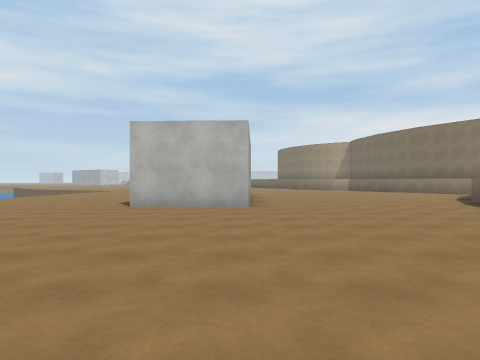
View 1 (above)

24 first-person views from a walk through a 3-D level made in the Unity game engine. The camera is 1.4 m above the floor, looks level and sees 70° across. The floor is counted in squares, 2.4 m on a side. Each view is taken from the middle of a square. On the plan, view 1 faces up. The plan holds only what a view shows up to about 10 squares ahead; the rest is blank. The place goes on beyond the plan. The player character is not drawn. Some surface patterns are stand-ins.

View 2
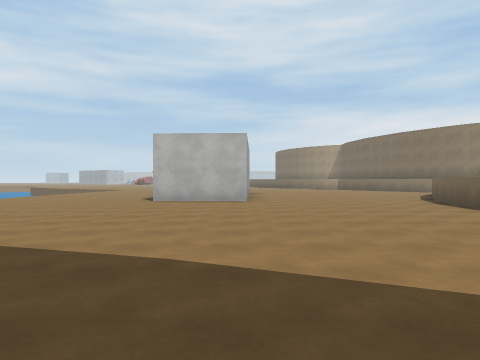

View 3
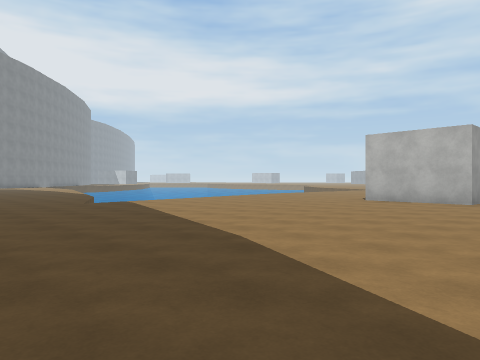

View 4
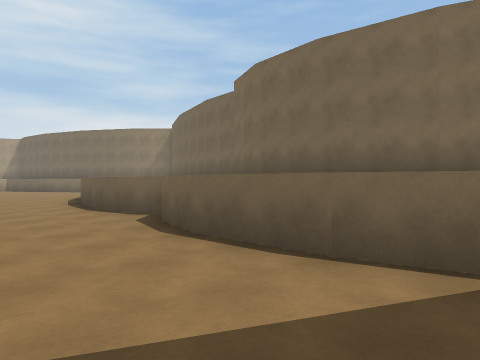

View 5
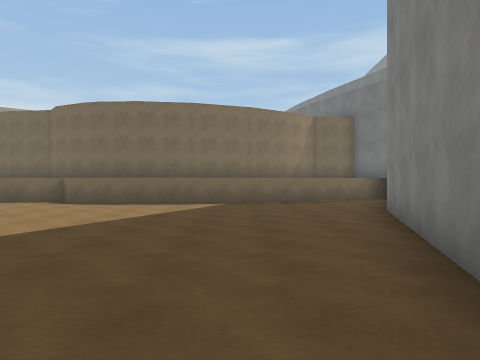

View 6
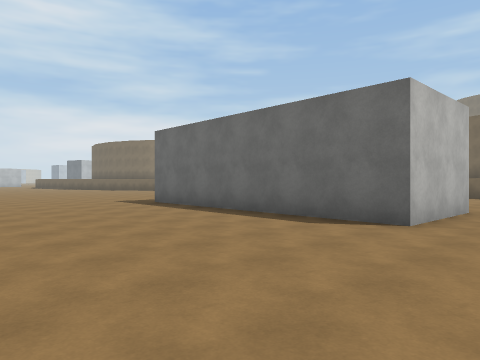

View 7
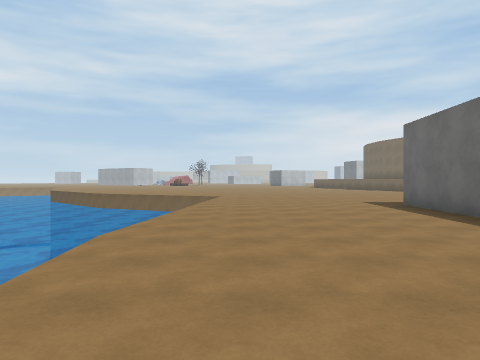

View 8
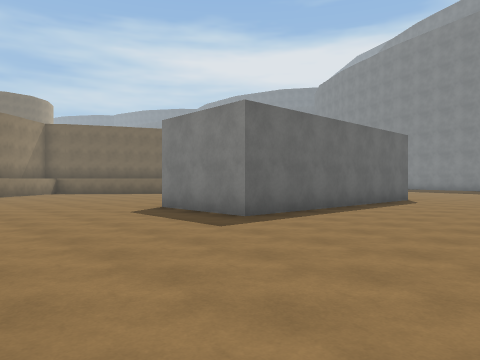

View 9
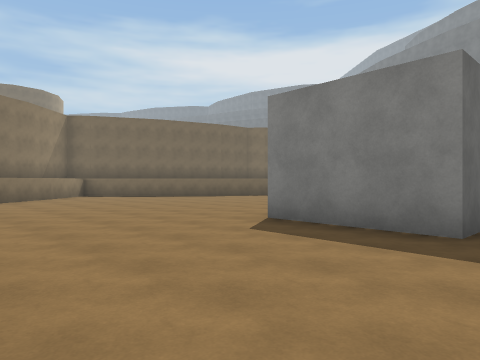

View 10
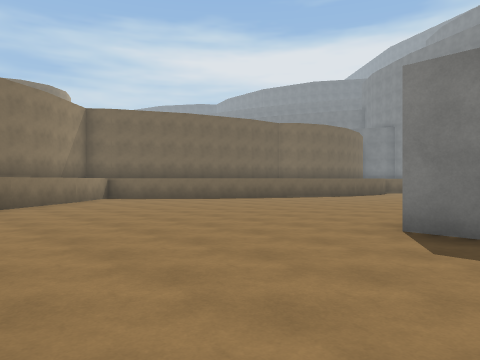

View 11
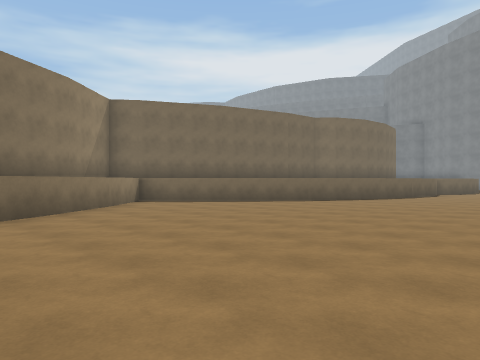

View 12
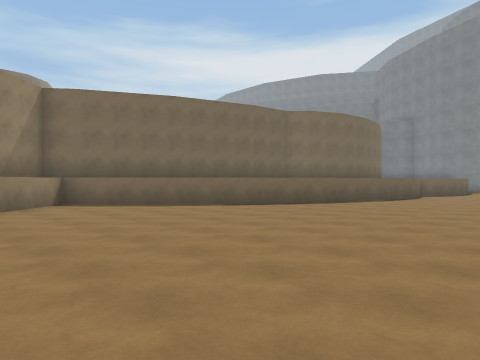

View 13
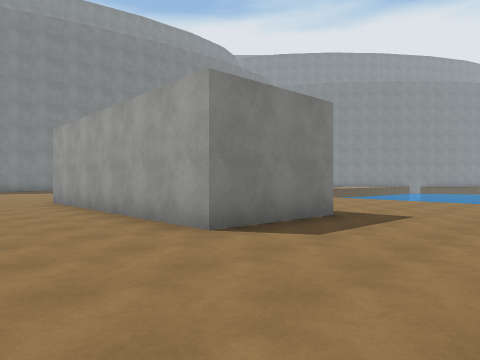

View 14
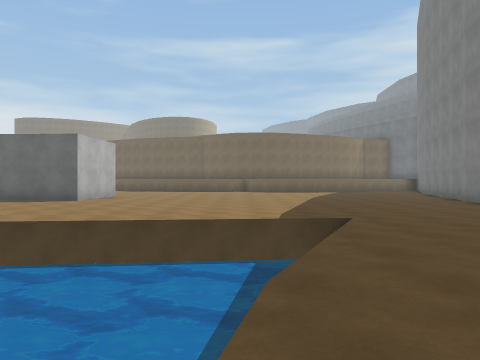

View 15
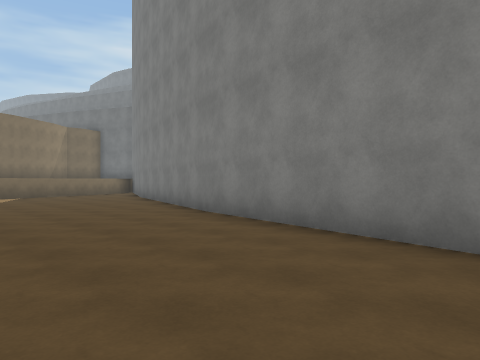

View 16
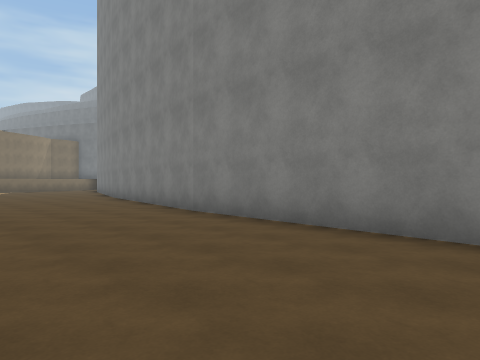

View 17
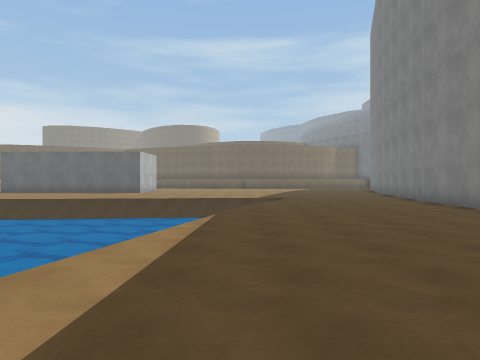

View 18
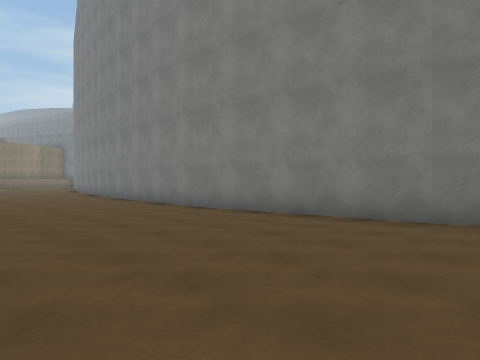

View 19
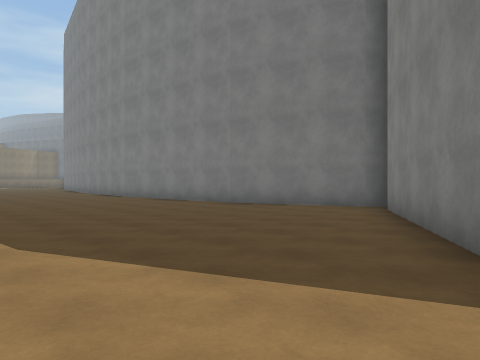

View 20
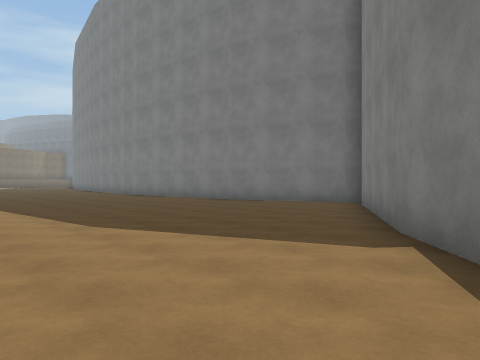

View 21
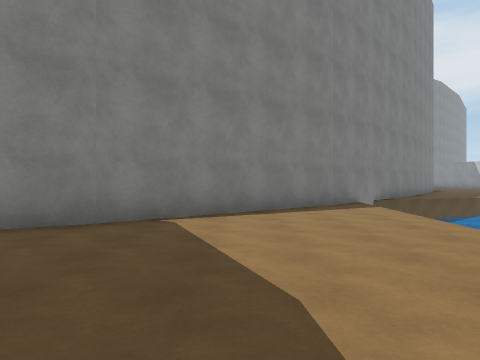

View 22
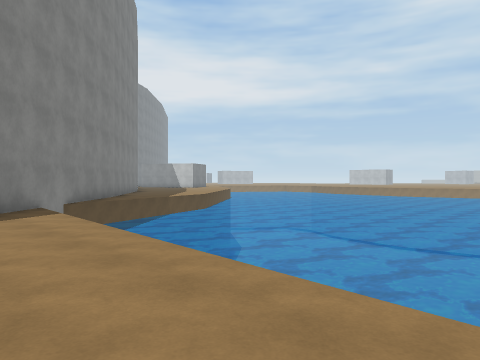

View 23
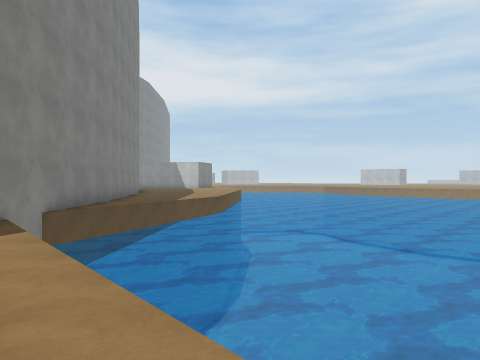

View 24
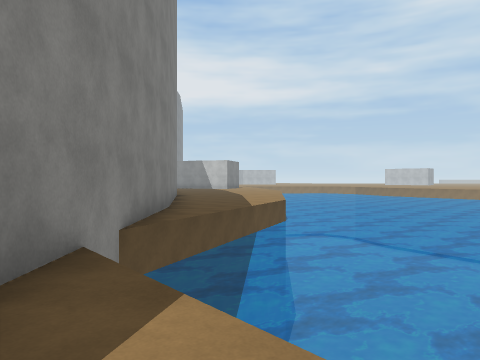

### Floor plan
Key: @ floor where view 1 was taken; # wall or solid block; . floor; ≈ water the walk keeps out of; ^ raised ledge.
Columns run from 34 left of view 1 to 12 right of it. Each row starts with its distance up from view 1.
 18                             ...........
 17       ≈  ≈                  .............##
 16      ≈≈ ≈≈ ≈         ≈≈≈≈≈ ≈..............# ^
 15     ≈≈≈≈≈≈≈≈          ≈≈≈≈ ≈..............###^
 14    ≈≈≈≈≈≈≈≈≈          ≈≈≈≈ ≈....###........###^
 13   ≈≈≈≈≈≈≈≈≈≈           ≈≈≈ .....###.........###
 12  ..≈≈≈≈≈≈≈≈≈≈           ≈≈ .....###........##
 11 ...≈≈≈≈≈≈≈≈≈≈           ≈≈ .....###.......^
 10 #..≈≈≈≈≈≈≈≈≈≈            ≈≈.....###......^
  9 ###.≈≈≈≈≈≈≈≈≈           ≈≈≈.....###.....^^
  8   ##≈≈≈≈≈≈≈≈≈          ≈≈≈≈.....###.....^
  7    ##≈≈≈≈≈≈≈≈        ≈≈≈≈≈≈.............^
  6     ##≈≈≈≈≈≈≈≈      ≈≈≈≈≈≈≈............^
  5      ##.......        ≈≈≈≈≈≈...........^
  4       ##............≈≈  ≈≈≈≈...........^
  3        ##..............≈≈≈≈≈...........^
  2         #.................≈≈...........^
  1         ##.............................^
  0          ##.......................@....^
 -1           #............................^
 -2           ##....###########............^
 -3            #.####         ######.......^
 -4            ###                 ####.....^
 -5                                   ####..^

Where each view was taken, in squares from view 1:
view 1: 0 up, 0 right, facing up
view 2: 2 down, 0 right, facing up
view 3: 2 down, 2 right, facing up-left
view 4: 2 down, 2 right, facing up-right
view 5: 2 down, 4 left, facing right
view 6: 6 up, 7 left, facing up-right
view 7: 6 up, 6 left, facing up
view 8: 18 up, 6 left, facing down-right
view 9: 18 up, 3 left, facing down-right
view 10: 18 up, 1 left, facing down-right
view 11: 18 up, 1 right, facing down-right
view 12: 16 up, 1 right, facing down-right
view 13: 17 up, 3 right, facing down-left
view 14: 3 up, 12 left, facing right
view 15: 1 up, 8 left, facing down-right
view 16: 2 up, 14 left, facing down-right
view 17: 3 up, 18 left, facing right
view 18: 3 up, 20 left, facing down-right
view 19: 4 up, 25 left, facing down-right
view 20: 5 up, 26 left, facing down-right
view 21: 3 up, 20 left, facing left
view 22: 4 up, 21 left, facing up-left
view 23: 5 up, 23 left, facing up-left
view 24: 5 up, 26 left, facing up-left
